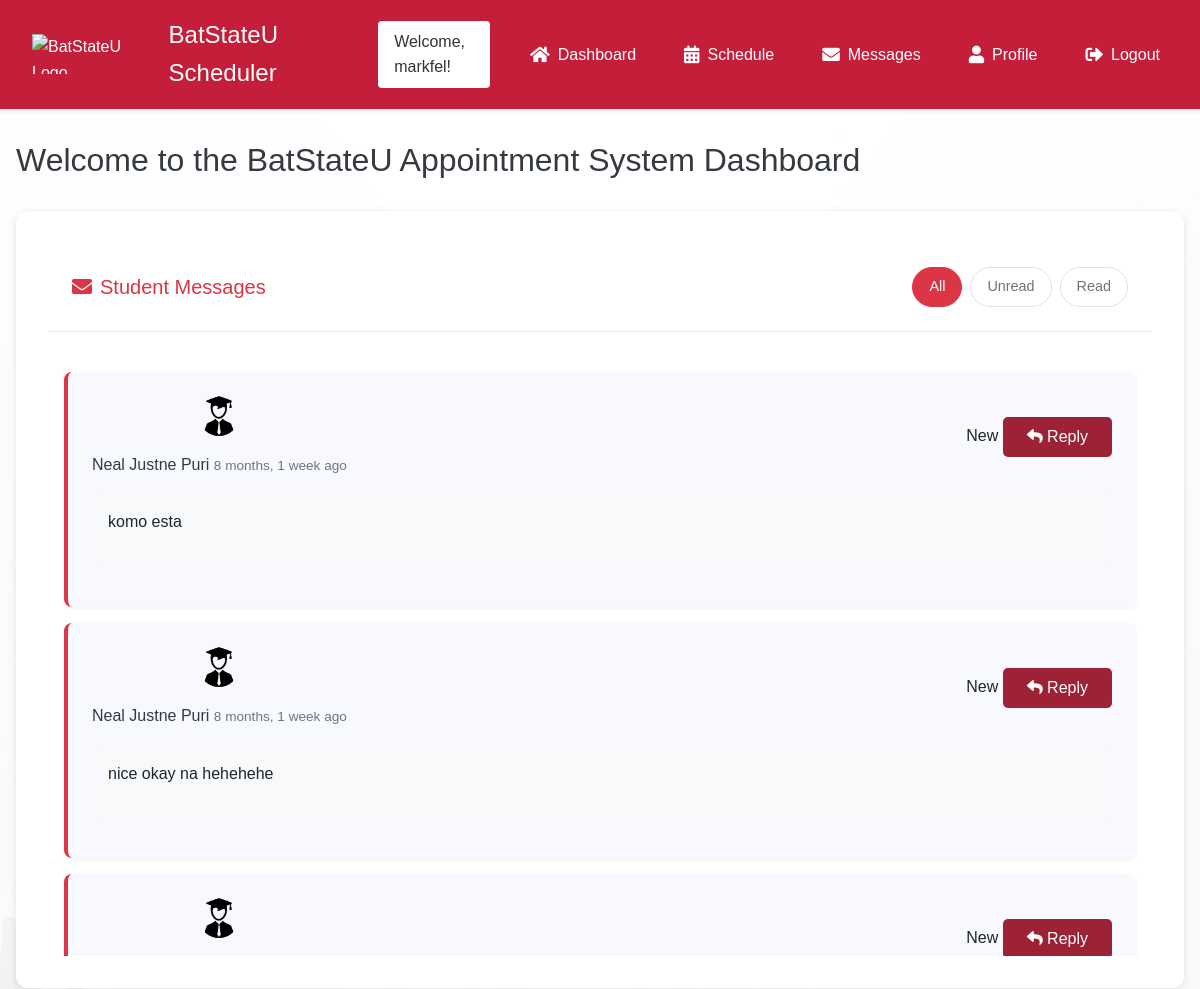
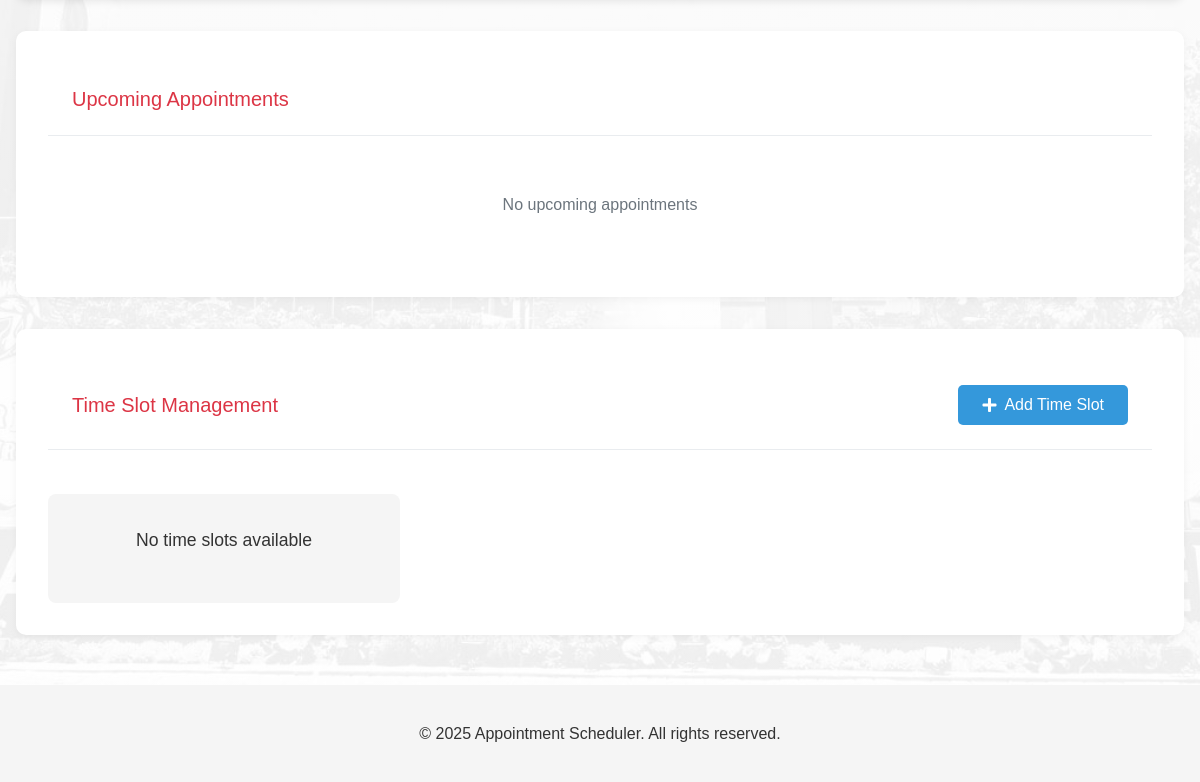
The page /faculty-dashboard/ (signed in) on the database its author committed (2 pictures, top to bottom).
### AppointmentWebsite/models.py (models this page shows)
class Message(models.Model):
    student = models.ForeignKey(User, on_delete=models.CASCADE, related_name='student_messages')
    faculty = models.ForeignKey(User, on_delete=models.CASCADE, related_name='faculty_messages')
    content = models.TextField()
    sender_type = models.CharField(max_length=10, choices=[('student', 'Student'), ('faculty', 'Faculty')])
    attachment = models.FileField(upload_to='message_attachments/', null=True, blank=True)
    is_read = models.BooleanField(default=False)
    created_at = models.DateTimeField(auto_now_add=True)
    updated_at = models.DateTimeField(auto_now=True)
    class Meta:
        ordering = ['-created_at']
    def __str__(self):
        return f"Message from {self.get_sender().get_full_name()} to {self.get_recipient().get_full_name()}"
    def get_sender(self):
        return self.student if self.sender_type == 'student' else self.faculty
    def get_recipient(self):
        return self.faculty if self.sender_type == 'student' else self.student

### Appointment_Scheduler/views.py (the view)
# urls.py: path('faculty-dashboard/', views.faculty_dashboard, name='faculty_dashboard'),  # Added faculty dashboard URL
@login_required
def faculty_dashboard(request):
    try:
        user_profile = request.user.userprofile
        if user_profile.user_type != 'faculty':
            messages.error(request, "You don't have permission to access the faculty dashboard.")
            return redirect('dashboard')
    except UserProfile.DoesNotExist:
        messages.error(request, "Please complete your profile to access the faculty dashboard.")
        return redirect('edit_profile')
    upcoming_appointments = Appointment.objects.filter(
        time_slot__faculty=request.user,
        time_slot__date__gte=timezone.now().date()
    ).select_related('student', 'time_slot').order_by('time_slot__date', 'time_slot__start_time')
    time_slots = TimeSlot.objects.filter(
        faculty=request.user,
        date__gte=timezone.now().date()
    ).order_by('date', 'start_time')
    faculty_messages = Message.objects.filter(
        faculty=request.user
    ).prefetch_related('replies').order_by('-created_at')
    context = {
        'upcoming_appointments': upcoming_appointments,
        'time_slots': time_slots,
        'messages': faculty_messages,
        'today': timezone.now().date(),
    }
    return render(request, 'faculty_dashboard.html', context)

### templates/faculty_dashboard.html (shortened to what this page needs)
{% extends 'base.html' %}
{% load static %}
{% block extra_css %}
<link rel="stylesheet" href="{% static 'css/faculty_dashboard.css' %}">
{% endblock %}
{% block content %}
<div class="faculty-dashboard">
    <h1 class="dashboard-title">Welcome to the BatStateU Appointment System Dashboard</h1>
    <div class="dashboard-card messages-card">
        <div class="card-header">
            <h2><i class="fas fa-envelope"></i> Student Messages</h2>
            <div class="message-filters">
                <button class="btn btn-filter active" data-filter="all">All</button>
                <button class="btn btn-filter" data-filter="unread">Unread</button>
                <button class="btn btn-filter" data-filter="read">Read</button>
            </div>
        </div>
        <div class="messages-list">
            {% if messages %}
                {% for message in messages %}
                <div class="message-item {% if not message.is_read %}unread{% endif %}" data-message-id="{{ message.id }}">
                    <div class="message-header">
                        <div class="student-info">
                            <img src="{% if message.student.profile_picture %}{{ message.student.profile_picture.url }}{% else %}{% static 'images/student.png' %}{% endif %}" alt="Student" class="student-avatar">
                            <div class="student-details">
                                <span class="student-name">{{ message.student.get_full_name }}</span>
                                <span class="message-time">{{ message.created_at|timesince }} ago</span>
                            </div>
                        </div>
                        <div class="message-actions">
                            {% if not message.is_read %}
                                <span class="unread-badge">New</span>
                            {% endif %}
                            <button class="btn btn-reply" onclick="openReplyModal('{{ message.id }}')">
                                <i class="fas fa-reply"></i> Reply
                            </button>
                        </div>
                    </div>
                    <div class="message-content">
                        <p>{{ message.content }}</p>
                    </div>
                </div>
                {% endfor %}
            {% else %}
                <div class="no-messages">
                    <i class="fas fa-inbox"></i>
                    <p>No messages yet</p>
                </div>
            {% endif %}
        </div>
    </div>
    <div class="dashboard-card">
        <div class="card-header">
            <h2>Upcoming Appointments</h2>
        </div>
        {% if upcoming_appointments %}
            <div class="appointments-list">
                {% for appointment in upcoming_appointments %}
                <div class="appointment-item">
                    <div class="appointment-info">
                        <div class="student-info">
                            <span class="student-name">{{ appointment.student.get_full_name }}</span>
                            <span class="appointment-date">{{ appointment.time_slot.date|date:"F d, Y" }}</span>
                            <span class="appointment-time">{{ appointment.time_slot.start_time|time:"g:i A" }} - {{ appointment.time_slot.end_time|time:"g:i A" }}</span>
                            <span class="appointment-reason">Reason: {{ appointment.get_reason_display|default:"Not specified" }}</span>
                        </div>
                        <div class="appointment-status {{ appointment.status|lower }}">
                            {{ appointment.status }}
                        </div>
                    </div>
                    {% if appointment.status == 'Pending' %}
                    <div class="appointment-actions">
                        <form method="POST" action="{% url 'approve_appointment' appointment.id %}" style="display: inline;">
                            {% csrf_token %}
                            <button type="submit" class="btn btn-approve">
                                <i class="fas fa-check"></i> Approve
                            </button>
                        </form>
                        <form method="POST" action="{% url 'reject_appointment' appointment.id %}" style="display: inline;">
                            {% csrf_token %}
                            <button type="submit" class="btn btn-reject">
                                <i class="fas fa-times"></i> Reject
                            </button>
                        </form>
                    </div>
                    {% endif %}
                </div>
                {% endfor %}
            </div>
        {% else %}
            <div class="no-appointments">
                <p>No upcoming appointments</p>
            </div>
        {% endif %}
    </div>
    <div class="dashboard-card">
        <div class="card-header">
            <h2>Time Slot Management</h2>
            <button class="btn btn-primary" onclick="openAddSlotModal()">
                <i class="fas fa-plus"></i> Add Time Slot
            </button>
        </div>
        <div class="time-slots">
            {% if time_slots %}
                {% for slot in time_slots %}
                <div class="time-slot-card" data-slot-id="{{ slot.id }}">
                    <div class="slot-info">
                        <div class="slot-info-item slot-date">
                            <i class="fas fa-calendar"></i>
                            {{ slot.date|date:"F d, Y" }}
                        </div>
                        <div class="slot-info-item slot-time">
                            <i class="fas fa-clock"></i>
                            {{ slot.start_time|time:"g:i A" }} - {{ slot.end_time|time:"g:i A" }}
                        </div>
                        <div class="slot-info-item slot-room">
                            <i class="fas fa-door-open"></i>
                            Room {{ slot.room }}
                        </div>
                        <div class="slot-info-item slot-status {% if slot.is_booked %}booked{% else %}available{% endif %}">
                            <i class="fas fa-calendar-{% if slot.is_booked %}check{% else %}alt{% endif %}"></i>
                            {% if slot.is_booked %}Booked{% else %}Available{% endif %}
                        </div>
                    </div>
                    {% if not slot.is_booked %}
                    <button type="button" class="delete-btn" onclick="deleteTimeSlot({{ slot.id }})">
                        <i class="fas fa-trash"></i>
                    </button>
                    {% endif %}
                </div>
                {% endfor %}
            {% else %}
                <div class="no-slots">
                    <p>No time slots available</p>
                </div>
            {% endif %}
        </div>
    </div>
</div>
{% endblock %}

### templates/header.html (shortened to what this page needs)
{% load static %}
<header class="site-header">
    <div class="header-content">
        <div class="left-section">
            <img src="https://batstate-u.edu.ph/wp-content/uploads/2022/05/BatStateU-NEU-Logo.png" alt="BatStateU Logo" class="logo">
            <span class="logo-text">BatStateU Scheduler</span>
        </div>
        {% if user.is_authenticated %}
        <div class="right-section">
            <div class="welcome-box">
                Welcome, {{ user.username }}!
            </div>
            <nav class="nav-menu">
                <a href="{% url 'dashboard' %}" class="nav-link {% if request.path == '/dashboard/' %}active{% endif %}">
                    <i class="fas fa-home"></i> Dashboard
                </a>
                <a href="{% url 'schedule' %}" class="nav-link {% if 'schedule' in request.path %}active{% endif %}">
                    <i class="fas fa-calendar-alt"></i> Schedule
                </a>
                <a href="{% url 'messages' %}" class="nav-link {% if 'messages' in request.path %}active{% endif %}">
                    <i class="fas fa-envelope"></i> Messages
                </a>
                <a href="{% url 'profile' %}" class="nav-link {% if 'profile' in request.path %}active{% endif %}">
                    <i class="fas fa-user"></i> Profile
                </a>
                <a href="{% url 'logout' %}" class="nav-link">
                    <i class="fas fa-sign-out-alt"></i> Logout
                </a>
            </nav>
        </div>
        {% endif %}
    </div>
</header>
<link rel="stylesheet" href="https://cdnjs.cloudflare.com/ajax/libs/font-awesome/5.15.4/css/all.min.css">

### static/css/style.css (style rules this page uses)
:root { --primary-red: #9D2235; --dark-red: #7B1E2B; --white: #FFFFFF; --light-gray: #F5F5F5; --dark-gray: #333333; --border-gray: #DDDDDD; }
body { font-family: Arial, sans-serif; line-height: 1.6; margin: 0; padding: 0; background-image: linear-gradient(rgba(255, 255, 255, 0.7), rgba(255, 255, 255, 0.7)), url('../images/batstate-bg.jpg'); background-repeat: no-repeat; background-position: center center; background-attachment: fixed; background-size: cover; min-height: 100vh; width: 100%; }
.site-header { background-color: rgba(255, 255, 255, 0.95); box-shadow: 0 1px 3px rgba(0,0,0,0.1); }
.no-slots { text-align: center; padding: 40px; background-color: rgba(245, 245, 245, 0.95); border-radius: 8px; margin-top: 20px; }
.no-slots p { font-size: 1.1rem; color: var(--dark-gray); }
.btn { display: inline-block; padding: 0.5rem 1rem; background-color: #9D2235; color: white; border: none; border-radius: 4px; cursor: pointer; text-decoration: none; }
.site-header { background-color: rgba(255, 255, 255, 0.95); box-shadow: 0 2px 4px rgba(0,0,0,0.1); padding: 1rem 2rem; position: sticky; top: 0; z-index: 1000; }
.header-content { display: flex; justify-content: space-between; align-items: center; max-width: 1200px; margin: 0 auto; }

### templates/header.html (style rules this page uses)
.site-header { background-color: #C41E3A; padding: 1rem 2rem; color: white; }
.header-content { max-width: 1200px; margin: 0 auto; display: flex; justify-content: space-between; align-items: center; }
.left-section { display: flex; align-items: center; gap: 1rem; }
.logo { height: 40px; width: auto; }
.logo-text { font-size: 1.5rem; font-weight: 500; color: white; }
.right-section { display: flex; align-items: center; gap: 2rem; }
.welcome-box { background-color: white; color: #333; padding: 0.5rem 1rem; border-radius: 4px; font-weight: 500; }
.nav-menu { display: flex; gap: 2rem; align-items: center; }
.nav-link { color: white; text-decoration: none; display: flex; align-items: center; gap: 0.5rem; font-weight: 500; padding: 0.5rem; border-radius: 4px; transition: all 0.2s ease; }
.nav-link i { font-size: 1.1rem; }

### rows shown on the page
Message: student.get_full_name "Neal Justne Puri", created_at "8 months, 1 week", is_read "New", content "komo esta"
Message: student.get_full_name "Neal Justne Puri", created_at "8 months, 1 week", is_read "New", content "nice okay na hehehehe"
Message: is_read "New"

### other values the page prints
{{ user.username }} "markfel"
